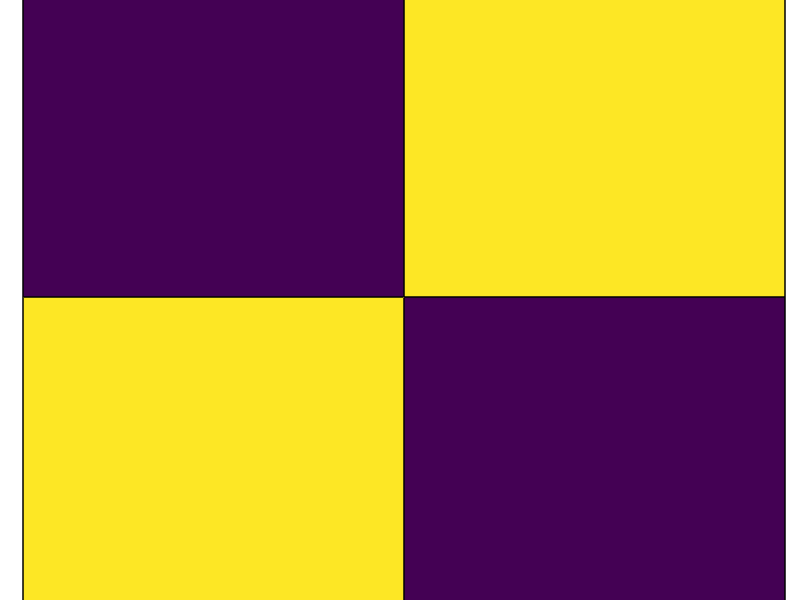

The MATLAB source for this figure: (Note: this script raises an error after producing the figure.)
figure('units','normalized','outerposition',[0 0.05 0.9 0.95]);%'Visible','off'

axis equal
set(gca,'Position',[-0.13 -0.13 1.27 1.27])
[pt,vt,ct]=isosurface(surface,zeros(size(surface)));
patch('Vertices', vt, 'Faces', pt, ...
    'FaceVertexCData', ct, ...
    'FaceColor',[0.8 0.8 0.8], ...
    'edgecolor', 'none',...
    'FaceAlpha',1);

axis vis3d;
%axis equal;
axis off;
%view([0 0]);

[pt,vt,ct]=isosurface(surface,values .* values./values);
%         at = ones(size(ct));
%         at(isnan(ct)) = 0;

patch('Vertices', vt, 'Faces', pt, ...
    'FaceVertexCData', ct, ...
    'FaceColor','Flat', ...
    'edgecolor', 'none',...
    'FaceAlpha',1);
axis vis3d;
%    axis equal;
axis off;
view([0  0])
%camlight; lighting phong
camlight; lighting gouraud
%         cmap = flipud(hot);
%         cmap = cmap(2:end-10,:);
%         colormap(cmap)
cmap = jet;
cmap = cmap(3:end-2,:);
colormap(cmap)
